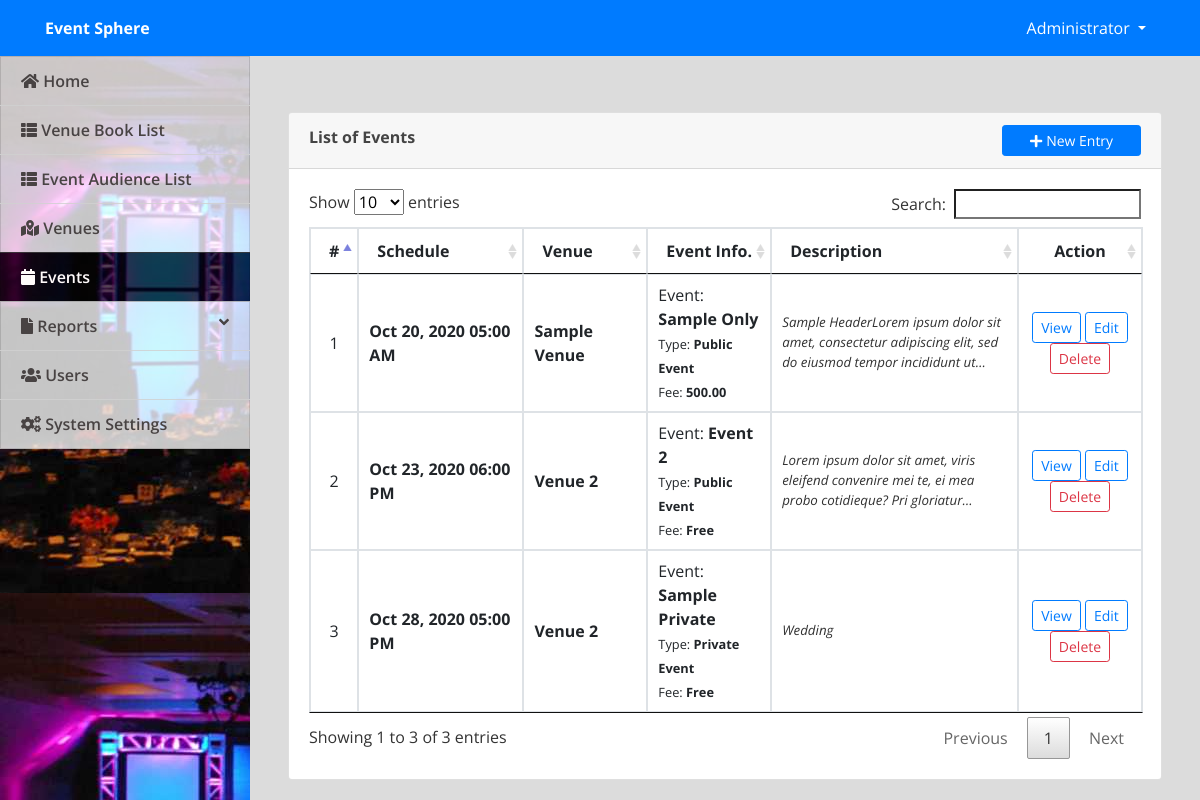
The page /admin/index.php?page=events (signed in) on the database its author committed.
### tables this page shows
CREATE TABLE `events` (
  `id` int(30) NOT NULL,
  `venue_id` int(30) NOT NULL,
  `event` text NOT NULL,
  `description` text NOT NULL,
  `schedule` datetime NOT NULL,
  `type` tinyint(1) NOT NULL DEFAULT 1 COMMENT '1=Public, 2-Private',
  `audience_capacity` int(30) NOT NULL,
  `payment_type` tinyint(1) NOT NULL DEFAULT 1 COMMENT '1=Free,payable',
  `amount` double NOT NULL DEFAULT 0,
  `banner` text NOT NULL,
  `date_created` datetime NOT NULL
);

CREATE TABLE `venue` (
  `id` int(30) NOT NULL,
  `venue` text NOT NULL,
  `address` text NOT NULL,
  `description` text NOT NULL,
  `rate` float NOT NULL
);

### admin/events.php (the view, shortened to what this page needs)
<?php include('db_connect.php');?>
<div class="container-fluid">
	<div class="col-lg-12">
		<div class="row">
			<div class="col-md-12">
				<div class="card">
					<div class="card-header">
						<b>List of Events</b>
						<span class="float:right"><a class="btn btn-primary btn-block btn-sm col-sm-2 float-right" href="index.php?page=manage_event" id="new_event">
					<i class="fa fa-plus"></i> New Entry
				</a></span>
					</div>
					<div class="card-body">
						<table class="table table-condensed table-bordered table-hover">
							<colgroup>
								<col width="5%">
								<col width="20%">
								<col width="15%">
								<col width="15%">
								<col width="30%">
								<col width="15%">
							</colgroup>
							<thead>
								<tr>
									<th class="text-center">#</th>
									<th class="">Schedule</th>
									<th class="">Venue</th>
									<th class="">Event Info.</th>
									<th class="">Description</th>
									<th class="text-center">Action</th>
								</tr>
							</thead>
							<tbody>
								<?php
								$i = 1;
								$events = $conn->query("SELECT e.*,v.venue FROM events e inner join venue v on v.id=e.venue_id order by e.id asc");
								while($row=$events->fetch_assoc()):
									$trans = get_html_translation_table(HTML_ENTITIES,ENT_QUOTES);
									unset($trans["\""], $trans["<"], $trans[">"], $trans["<h2"]);
									$desc = strtr(html_entity_decode($row['description']),$trans);
									$desc=str_replace(array("<li>","</li>"), array("",","), $desc);
								?>
								<tr>
									<td class="text-center"><?php echo $i++ ?></td>
									<td class="">
										 <p> <b><?php echo date("M d, Y h:i A",strtotime($row['schedule'])) ?></b></p>
									</td>
									<td class="">
										 <p> <b><?php echo ucwords($row['venue']) ?></b></p>
									</td>
									<td class="">
										 <p>Event: <b><?php echo ucwords($row['event']) ?></b></p>
										 <p><small>Type: <b><?php echo $row['type']  == 1 ? "Public Event" : "Private Event" ?></small></b></p>
										 <p><small>Fee: <b><?php echo $row['payment_type']  == 1 ? "Free" : number_format($row['amount'],2) ?></small></b></p>
									</td>
									<td>
										 <p class="truncate"><?php echo strip_tags($desc) ?></p>
									</td>
									<td class="text-center">
										<button class="btn btn-sm btn-outline-primary view_event" type="button" data-id="<?php echo $row['id'] ?>" >View</button>
										<button class="btn btn-sm btn-outline-primary edit_event" type="button" data-id="<?php echo $row['id'] ?>" >Edit</button>
										<button class="btn btn-sm btn-outline-danger delete_event" type="button" data-id="<?php echo $row['id'] ?>">Delete</button>
									</td>
								</tr>
								<?php endwhile; ?>
							</tbody>
						</table>
					</div>
				</div>
			</div>
		</div>
	</div>
</div>

### admin/index.php (shortened to what this page needs)
<!DOCTYPE html>
<html lang="en">
<head>
<?php
 include('./header.php');
 ?>
</head>
<body>
	<?php include 'topbar.php' ?>
	<?php include 'navbar.php' ?>
  <main id="view-panel" >
      <?php $page = isset($_GET['page']) ? $_GET['page'] :'home'; ?>
  	<?php include $page.'.php' ?>
  </main>
</body>
</html>

### admin/header.php (shortened to what this page needs)
  <link rel="stylesheet" href="assets/font-awesome/css/all.min.css">
<link href="assets/vendor/bootstrap/css/bootstrap.min.css" rel="stylesheet">
<link href="assets/vendor/icofont/icofont.min.css" rel="stylesheet">
<link href="assets/vendor/boxicons/css/boxicons.min.css" rel="stylesheet">
<link href="assets/vendor/venobox/venobox.css" rel="stylesheet">
<link href="assets/vendor/animate.css/animate.min.css" rel="stylesheet">
<link href="assets/vendor/remixicon/remixicon.css" rel="stylesheet">
<link href="assets/vendor/owl.carousel/assets/owl.carousel.min.css" rel="stylesheet">
<link href="assets/vendor/bootstrap-datepicker/css/bootstrap-datepicker.min.css" rel="stylesheet">
<link href="assets/DataTables/datatables.min.css" rel="stylesheet">
<link href="assets/css/jquery.datetimepicker.min.css" rel="stylesheet">
<link href="assets/css/select2.min.css" rel="stylesheet">
<link href="assets/css/style.css" rel="stylesheet">
<link type="text/css" rel="stylesheet" href="assets/css/jquery-te-1.4.0.css">

### admin/topbar.php (shortened to what this page needs)
<nav class="navbar navbar-light fixed-top bg-primary" style="padding:0;min-height: 3.5rem">
  <div class="container-fluid mt-2 mb-2">
  	<div class="col-lg-12">
      <div class="col-md-4 float-left text-white">
        <large><b><?php echo isset($_SESSION['system']['name']) ? $_SESSION['system']['name'] : '' ?></b></large>
      </div>
	  	<div class="float-right">
        <div class=" dropdown mr-4">
            <a href="#" class="text-white dropdown-toggle"  id="account_settings" data-toggle="dropdown" aria-haspopup="true" aria-expanded="false"><?php echo $_SESSION['login_name'] ?> </a>
        </div>
      </div>
  </div>
</nav>

### admin/navbar.php (shortened to what this page needs)
<nav id="sidebar" class='mx-lt-5 bg-dark' >
		<div class="sidebar-list">
				<a href="index.php?page=home" class="nav-item nav-home"><span class='icon-field'><i class="fa fa-home"></i></span> Home</a>
				<a href="index.php?page=booking" class="nav-item nav-booking"><span class='icon-field'><i class="fa fa-th-list"></i></span> Venue Book List</a>
				<a href="index.php?page=audience" class="nav-item nav-audience"><span class='icon-field'><i class="fa fa-th-list"></i></span> Event Audience List</a>
				<a href="index.php?page=venue" class="nav-item nav-venue"><span class='icon-field'><i class="fa fa-map-marked-alt"></i></span> Venues</a>
				<a href="index.php?page=events" class="nav-item nav-events"><span class='icon-field'><i class="fa fa-calendar"></i></span> Events</a>
				<a  class="nav-item nav-reports" data-toggle="collapse" href="#reportCollpase" role="button" aria-expanded="false" aria-controls="reportCollpase"><span class='icon-field'><i class="fa fa-file"></i></span> Reports <i class="fa fa-angle-down float-right"></i></a>
				<?php if($_SESSION['login_type'] == 1): ?>
				<a href="index.php?page=users" class="nav-item nav-users"><span class='icon-field'><i class="fa fa-users"></i></span> Users</a>
				<a href="index.php?page=site_settings" class="nav-item nav-site_settings"><span class='icon-field'><i class="fa fa-cogs"></i></span> System Settings</a>
			<?php endif; ?>
		</div>
</nav>

### admin/assets/css/style.css (style rules this page uses)
body { font-family: "Open Sans", sans-serif; color: #444444; width: 100%; height: calc(100%); }
a { color: #1977cc; }
nav#sidebar { height: calc(100%); position: fixed; z-index: 99; left: 0; width: 250px; background: url(../uploads/art-cover.jpg); background-repeat: no-repeat; background-size: cover; }
a.nav-item { position: relative; display: block; padding: .75rem 1.25rem; margin-bottom: -1px; border: 1px solid rgba(0,0,0,.125); background-color: #ffffffc4; color: #484343; font-weight: 600; }
a.nav-item:hover, .nav-item.active { background-color: #000000ad; color: #fffafa; }
main#view-panel { margin-left: 250px; width:calc(100% - 250px); margin-top: 3.5rem; padding: .5em }
.truncate { overflow: hidden; text-overflow: ellipsis; display: -webkit-box; -webkit-line-clamp: 3; -webkit-box-orient: vertical; font-size: smaller; color: #000000cf; font-style: italic; }

### admin/index.php (style rules this page uses)
body { background: #80808045; }

### admin/events.php (style rules this page uses)
td { vertical-align: middle !important; }
td p { margin: unset }

### rows shown on the page
events: schedule "Oct 20, 2020 05:00 AM", venue.venue "Sample Venue", event "Sample Only", type "Public Event", amount "500.00", description "Sample HeaderLorem ipsum dolor sit amet, consectetur adipiscing elit, sed do eiusmod tempor incididunt…"
events: schedule "Oct 23, 2020 06:00 PM", venue.venue "Venue 2", event "Event 2", type "Public Event", payment_type "Free", description "Lorem ipsum dolor sit amet, viris eleifend convenire mei te, ei mea probo cotidieque? Pri…"
events: schedule "Oct 28, 2020 05:00 PM", venue.venue "Venue 2", event "Sample Private", type "Private Event", payment_type "Free", description "Wedding"

### other values the page prints
$_SESSION['system']['name'] "Event Sphere"
$_SESSION['login_name'] "Administrator"
